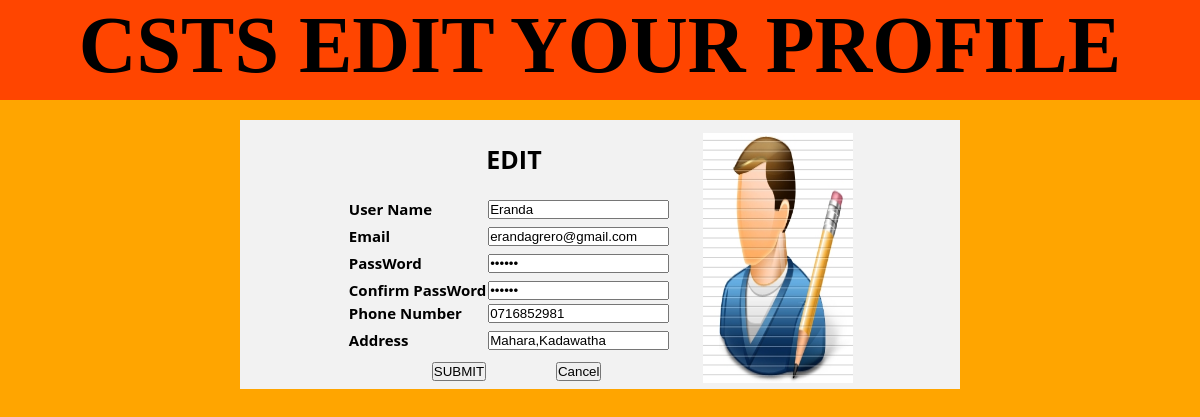
The page /EditProfile.php (signed in) on the database its author committed.
### tables this page shows
CREATE TABLE `customer` (
  `Customer_ID` int(4) NOT NULL,
  `Name` varchar(30) NOT NULL,
  `Address` varchar(100) NOT NULL,
  `Phone` varchar(20) NOT NULL,
  `Email` varchar(255) NOT NULL,
  `Password` varchar(30) NOT NULL
);

### EditProfile.php (the view, shortened to what this page needs)
<?php
	include("dbconn.php");
	$user_check=$_SESSION['login_user'];
	$result = mysqli_query($conn,"SELECT * FROM customer WHERE Customer_ID='$user_check'");
	$row = mysqli_fetch_array($result);
?>
<!doctype html>
<html>
<head>
    <link rel="stylesheet" type="text/css" href="CarNew.css" />
</head>
<body style="background-color:orange;">
<div style="background-color:orangered; color:black;">
    <h5 align="center" style="font-family: Algerian; font-size: 80px; height: 100px;" >CSTS EDIT YOUR PROFILE</h5>
</div>
<br>
<div  >
	<div  style="color:#000000; background-color:#F2F2F2; width:60%">
            <table>
            <tr>
            <td>
			<form  action="UpdateCustomer.php" method="post" name="myForm" onsubmit = "return formValidate()" >
				<table >
                        <br>
						<h1 style="text-align: center; color: black"><b>EDIT</b></h1>
                        <br>
						<tr >
							<td ><b>User Name</b></td>
							<td><input  id="name" type="text" name="name" value="<?php echo $row['Name'] ?>"/></td>
						</tr>
						<tr>
							<td><b>Email</b></td>
							<td><input id="email" type="text" name="email" value="<?php echo $row['Email'] ?>"/></td>
						</tr>
						<tr>
							<td><b>PassWord</b></td>
							<td><input id="password" type="password" name="password" value="<?php echo $row['Password'] ?>"/></td>
						</tr>
						<tr>
							<td><b>Confirm PassWord</b></td>
							<td><input id="cpassword" type="password" name="cpassword" value="<?php echo $row['Password'] ?>"/></td>
						</tr>
						<tr>
							<td><b>Phone Number</b></td>
							<td><input id="pnum" type="text" name="pnum" value="<?php echo $row['Phone'] ?>"/></td>
						</tr>
						<tr>
							<td><b>Address</b></td>
							<td><input id="address" type="text" name="address" value="<?php echo $row['Address'] ?>"/></td>
						</tr>
						<tr>
						<td align="right" ><input href="UserProfile.php" type="submit" value="SUBMIT" ></td>
						<td align="center"><button onclick="window.location.href='UserProfile.php'">Cancel</button></td>
						</tr>
					</table>
				</form>
            </td>
            <td><img src="resources/editprofile.jpg"   style="width: 150px; height: 250px; margin-left:30px; margin-top: 10px;"></td>
            </tr>
            </table>
    </div>
</div>
</body>
</html>

### CarNew.css (style rules this page uses)
* { margin:0; padding: 0; outline: none; margin-left: auto; margin-right: auto; }
body { background-color: #ffffff; background-size: cover; font-family: "Open Sans", Arial, Helvetica, Geneva, sans-serif,KandySupplement; color:black; font-size: 15px; font-weight:700; }
h1 { font-family: "Open Sans", Arial, Helvetica, Geneva, sans-serif; font-size: 25px; font-weight:600; color:#FFFFFF; margin-left: 10px; }

### rows shown on the page
customer: name "Eranda", email "erandagrero@gmail.com", pnum "0716852981", address "Mahara,Kadawatha"
